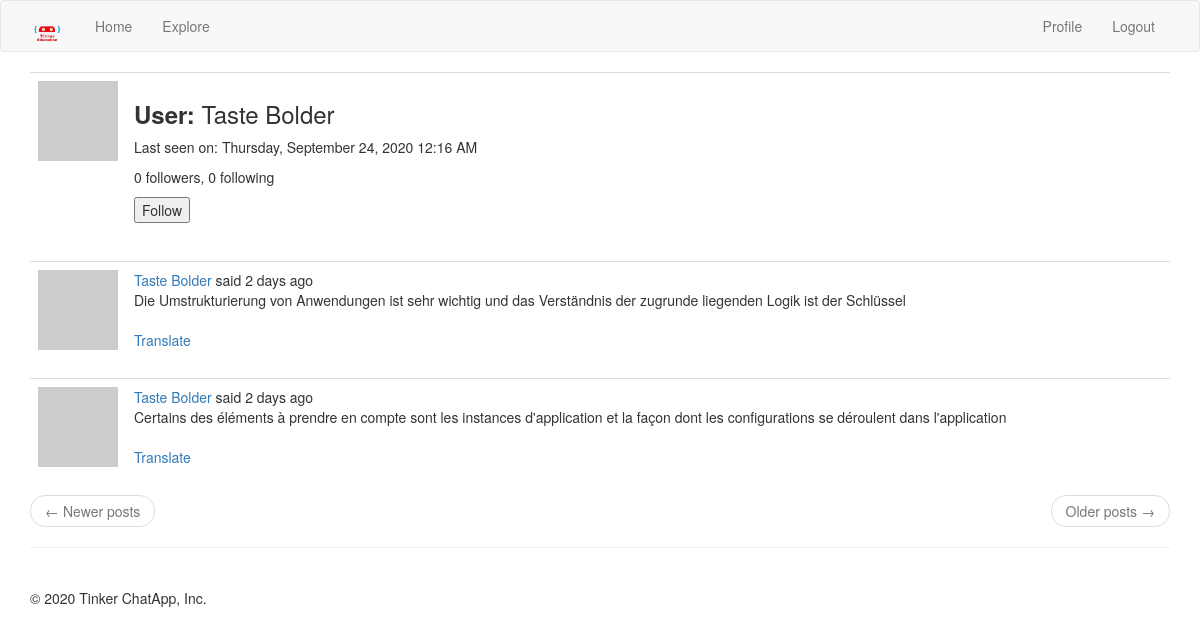
Before: /main/profile/Taste Bolder (signed in) with the older database file.
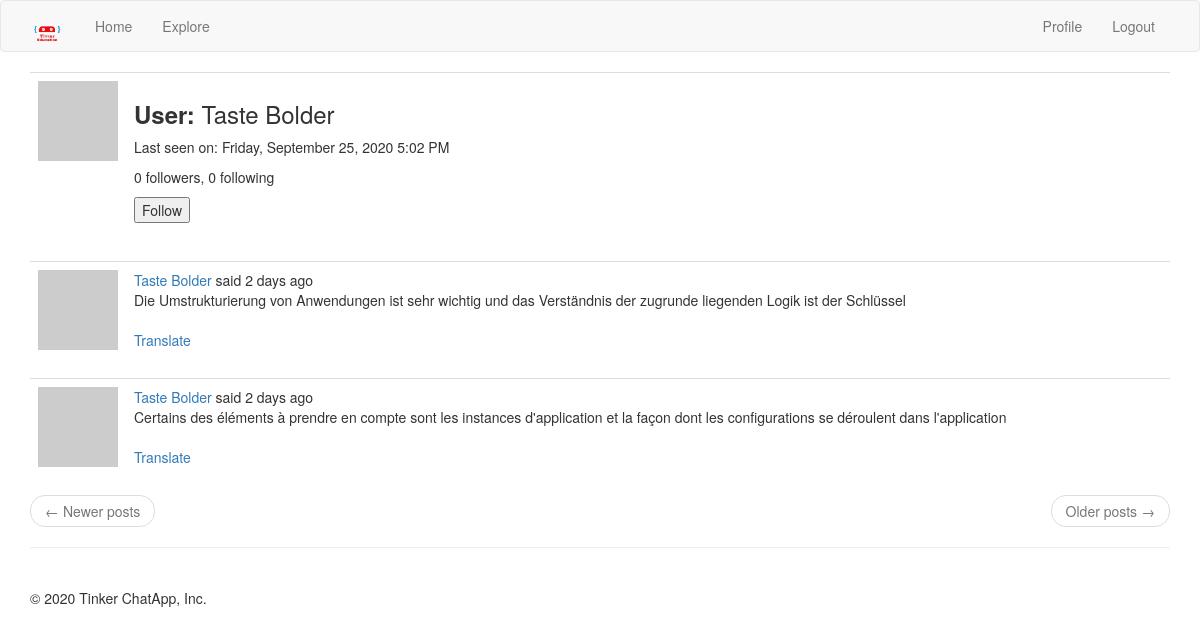
After: the same page with the newer database file.
### app/models.py (models this page shows, shortened)
class User( UserMixin ,db.Model):
    id = db.Column(db.Integer, primary_key = True)
    username = db.Column(db.String(64), unique = True, index = True)
    email = db.Column(db.String(120), unique = True, index = True)
    password_hash = db.Column(db.String(128))
    posts = db.relationship('Post', backref = 'author', lazy = 'dynamic')
    about_me = db.Column(db.String(140))
    last_seen = db.Column(db.DateTime, default = datetime.utcnow)
    followed = db.relationship(
        'User',
        secondary = followers,
        primaryjoin = (followers.c.follower_id == id),
        secondaryjoin = (followers.c.followed_id == id),
        backref = db.backref('followers', lazy = 'dynamic'),
        lazy = 'dynamic'
    )
    def avatar(self, size):
        digest = md5(self.email.lower().encode('utf-8')).hexdigest()
        return 'https://www.gravatar.com/avatar/{}?d=identicon&s={}'.format(digest, size)
    def is_following(self, user):
        return self.followed.filter(followers.c.followed_id == user.id).count() > 0

class Post(db.Model):
    id = db.Column(db.Integer, primary_key = True)
    body = db.Column(db.String(140))
    timestamp = db.Column(db.DateTime, index = True, default = datetime.utcnow)
    user_id = db.Column(db.Integer, db.ForeignKey('user.id'))
    language = db.Column(db.String(5))

### app/main/routes.py (the view)
@bp.route('/profile/<username>')
@login_required
def profile(username):
    user = User.query.filter_by(username = username).first_or_404()
    form = EmptyForm()
    page = request.args.get('page', 1, type=int)
    posts = user.posts.order_by(Post.timestamp.desc()).paginate(
        page, current_app.config['POSTS_PER_PAGE'], False
    )
    next_url = url_for('main.profile', username = username, page = posts.next_num) \
        if posts.has_next else None
    prev_url = url_for('main.profile', username = username, page = posts.prev_num) \
        if posts.has_prev else None
    return render_template('main/profile.html', title = _('Profile'), user = user, form = form, posts = posts.items, next_url = next_url, prev_url = prev_url)

### app/main/forms.py
class EmptyForm(FlaskForm):
    submit = SubmitField('Submit')

### app/main/routes.py (called while the page is built)
@bp.before_request
def before_request():
    if current_user.is_authenticated:
        current_user.last_seen = datetime.utcnow()
        db.session.commit()
    g.locale = str(get_locale())

### app/models.py (called while the page is built)
@login.user_loader
def load_user(id):
    return User.query.get(int(id))

### app/templates/main/profile.html (shortened to what this page needs)
{% extends 'main/base.html' %}
{% import 'bootstrap/wtf.html' as wtf %}
{% block app_content %}
    <table class="table">
        <tr valign = 'top'>
            <td width = '70px'>
                <img src="{{ user.avatar(128) }}">
            </td>
            <td>
                <h3><b>{{ _('User') }}: </b>{{ user.username }}</h3>
                {% if user.last_seen %}<p>{{ _('Last seen on') }}: {{ moment(user.last_seen).format('LLLL') }}</p>{% endif %}
                <p>{{ user.followers.count() }} followers, {{ user.followed.count() }} following</p>
                {% if user == current_user %}
                    <a href="{{ url_for('main.edit_profile') }}">{{ _('Edit Your Profile') }}</a>
                {% elif not current_user.is_following(user) %}
                    <p>
                        <form action="{{ url_for('main.follow', username = user.username) }}" method="POST">
                            {{ form.submit(value='Follow') }}
                        </form>
                    </p>
                {% endif %}
            </td>
        </tr>
    </table>
    {% for post in posts %}
        {% include 'main/_posts.html' %}
    {% endfor %}
    <nav aria-label="...">
        <ul class="pager">
            <li class="previous{% if not prev_url %} disabled{% endif %}">
                <a href="{{ prev_url or '#' }}">
                    <span aria-hidden="true">&larr;</span> Newer posts
                </a>
            </li>
            <li class="next{% if not next_url %} disabled{% endif %}">
                <a href="{{ next_url or '#' }}">
                    Older posts <span aria-hidden="true">&rarr;</span>
                </a>
            </li>
        </ul>
    </nav>
{% endblock %}

### app/templates/main/base.html (shortened to what this page needs)
{% extends 'bootstrap/base.html' %}
{% block head %}
{{super()}}
{% endblock %}
{% block navbar %}
<nav class="navbar navbar-default">
    <div class="container">
        <div class="navbar-header">
            <a class="navbar-brand" href="{{ url_for('main.home') }}"><img src="{{url_for('static', filename = 'images/tinker_logo.png')}}" width="35", height="35"></a>
        </div>
        <div class="collapse navbar-collapse" id="bs-example-navbar-collapse-1">
            <ul class="nav navbar-nav">
                <li><a href="{{ url_for('main.home') }}">Home</a></li>
                <li><a href="{{ url_for('main.explore') }}">Explore</a></li>
            </ul>
            <ul class="nav navbar-nav navbar-right">
            {% if current_user.is_anonymous %}
                <li><a href="{{ url_for('auth.login') }}">Login</a></li>
            {% else %}
                <li><a href="{{ url_for('main.profile', username = current_user.username) }}">Profile</a></li>
                <li><a href="{{ url_for('auth.logout') }}">Logout</a></li>
            {% endif %}
        </div>
    </div>
</nav>
{% endblock %}
{% block content %}
    <div class="container">
        {% block app_content %}
        {% endblock %}
        <hr><br>{{super()}}
        {%- block footer %}
            <footer>&copy; {{moment().format('YYYY') }} Tinker ChatApp, Inc.</footer>
        {%- endblock footer %}
    </div>
{% endblock %}

### app/templates/main/_posts.html (shortened to what this page needs)
<table class="table table-hover">
    <tr valign = 'top'>
        <td width="70px">
            <a href="{{ url_for('main.profile', username=post.author.username) }}">
                <img src="{{ post.author.avatar(36) }}" />
            </a>
        </td>
        <td>
            {{ _('%(username)s said %(when)s',
                username=user_link, when=moment(post.timestamp).fromNow()) }}
            <br>
            <span id="post{{ post.id }}">{{ post.body }}</span>
            {% if post.language and post.language != g.locale %}
                <br><br>
                <span id="translation{{ post.id }}">
                    <a href="javascript:translate(
                                '#post{{ post.id }}',
                                '#translation{{ post.id }}',
                                '{{ post.language }}',
                                '{{ g.locale }}');">{{ _('Translate') }}</a>
                </span>
            {% endif %}
        </td>
    </tr>
</table>

Changed rows visible on the page:
changed User "Taste Bolder": last_seen "Thursday, September 24, 2020 12:16 AM" → "Friday, September 25, 2020 5:02 PM"
